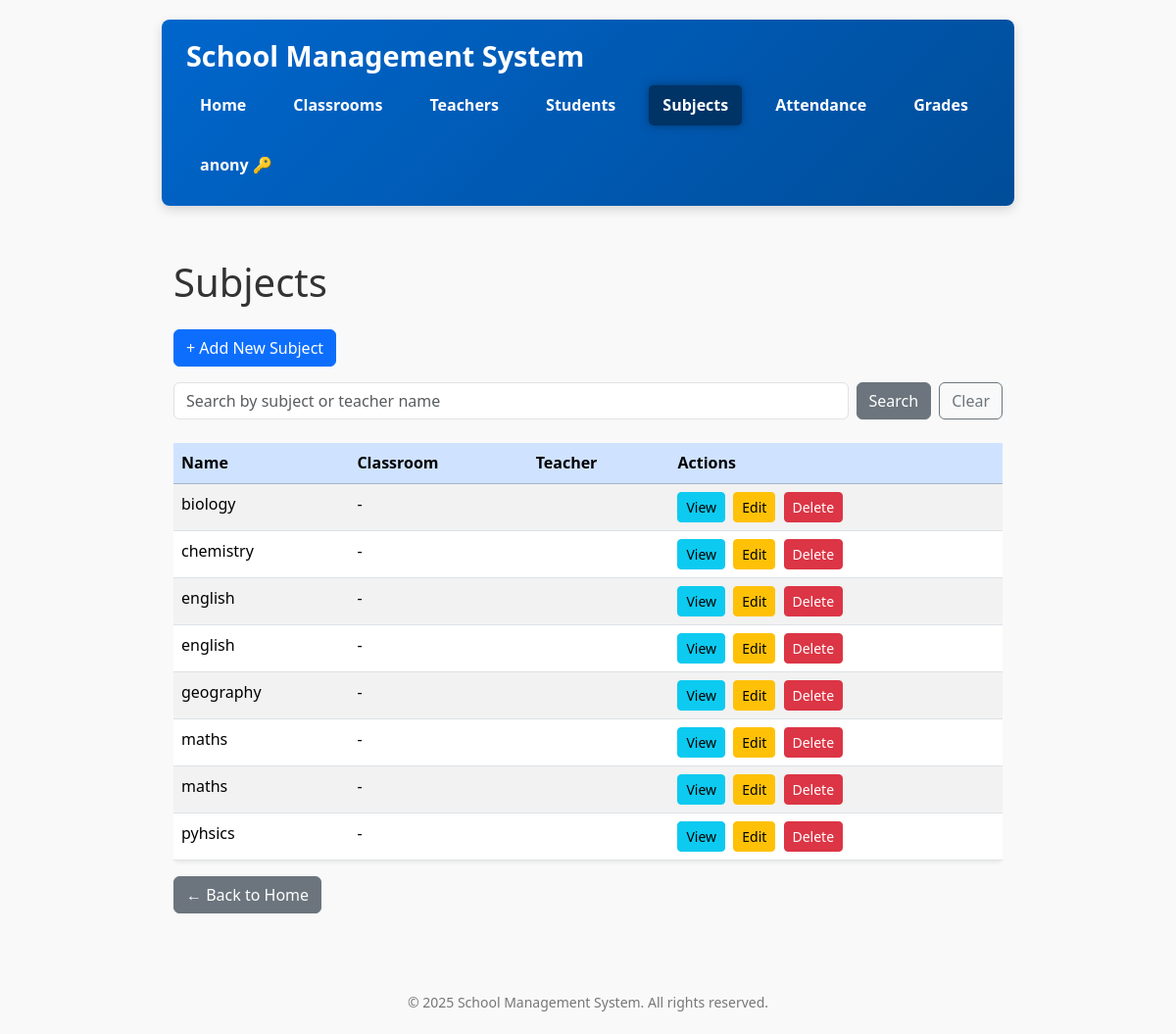
Before: /subjects/ (signed in) with the older database file.
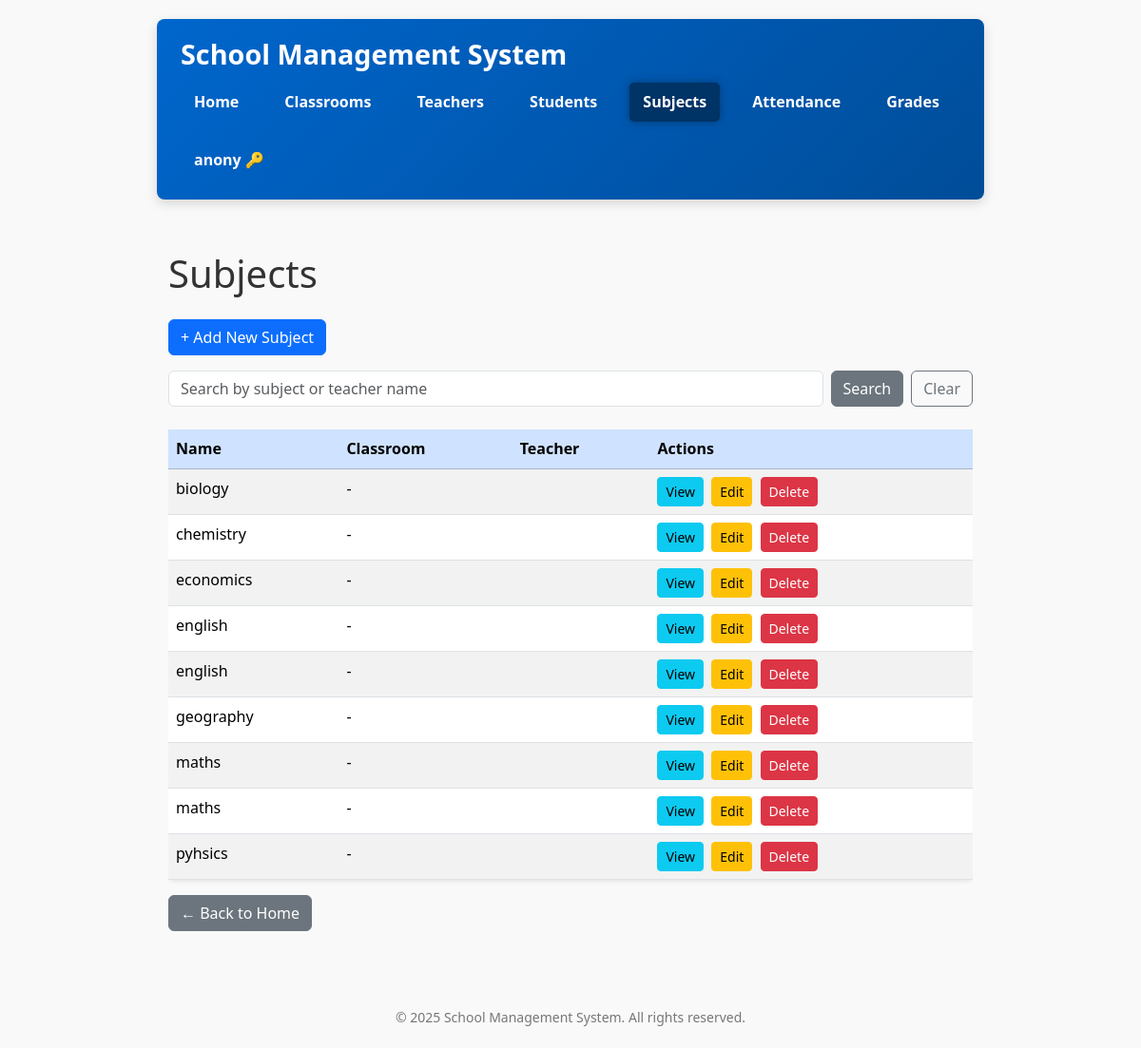
After: the same page with the newer database file.
### school/models.py (models this page shows, shortened)
class Subject(models.Model):
    name = models.CharField(max_length=100)
    code = models.CharField(max_length=10)
    class Meta:
        ordering = ['name']

### school/views.py (the view)
# urls.py: path('subjects/', views.subject_list, name='subject_list'),
@role_required(['ADMIN', 'TEACHER'])
def subject_list(request):
    user = request.user
    subjects = Subject.objects.all()
    if hasattr(user, 'role') and user.role.upper() == 'TEACHER':
        teacher = get_object_or_404(Teacher, user=user)
        subjects = subjects.filter(teachers=teacher)
    query = request.GET.get('q')
    if query:
        subjects = subjects.filter(Q(name__icontains=query) | Q(teachers__name__icontains=query)).distinct()
    return render(request, 'school/subject_list.html', {'subjects': subjects})

### school/views.py (called while the page is built)
def role_required(allowed_roles=None):
    if allowed_roles is None:
        allowed_roles = []
    def decorator(view_func):
        @wraps(view_func)
        def wrapper(request, *args, **kwargs):
            if not request.user.is_authenticated:
                from django.contrib.auth.views import redirect_to_login
                return redirect_to_login(request.get_full_path())
            user = request.user
            if user.is_superuser:
                return view_func(request, *args, **kwargs)
            user_role = getattr(user, 'role', None)
            if user_role and user_role.upper() in [r.upper() for r in allowed_roles]:
                return view_func(request, *args, **kwargs)
            from django.shortcuts import redirect
            return redirect('school:no_permission')
        return wrapper
    return decorator

### school/templates/school/subject_list.html (shortened to what this page needs)
{% extends 'school/base.html' %}
{% block content %}
<h1 class="mb-4">Subjects</h1>
<p>
    <a href="{% url 'school:subject_create' %}" class="btn btn-primary">
        + Add New Subject
    </a>
</p>
<form method="get" class="mb-4 d-flex gap-2">
    <input
        type="text"
        name="q"
        placeholder="Search by subject or teacher name"
        value="{{ request.GET.q }}"
        class="form-control"
    >
    <button type="submit" class="btn btn-secondary">Search</button>
    <a href="{% url 'school:subject_list' %}" class="btn btn-outline-secondary">Clear</a>
</form>
<div class="table-responsive">
    <table class="table table-striped table-hover rounded shadow-sm bg-white">
        <thead class="table-primary">
            <tr>
                <th>Name</th>
                <th>Classroom</th>
                <th>Teacher</th>
                <th>Actions</th>
            </tr>
        </thead>
        <tbody>
            {% for subject in subjects %}
            <tr>
                <td>{{ subject.name }}</td>
                <td>{{ student.classroom.name }} - {{ student.classroom.section }}</td>
                <td>{{ subject.teacher.name }}</td>
                <td>
                    <a href="{% url 'school:subject_detail' subject.pk %}" class="btn btn-sm btn-info me-1">View</a>
                    <a href="{% url 'school:subject_update' subject.pk %}" class="btn btn-sm btn-warning me-1">Edit</a>
                    <a href="{% url 'school:subject_delete' subject.pk %}" class="btn btn-sm btn-danger"
                       onclick="return confirm('Are you sure you want to delete this subject?');">
                        Delete
                    </a>
                </td>
            </tr>
            {% empty %}
            <tr>
                <td colspan="4" class="text-center">No subjects available.</td>
            </tr>
            {% endfor %}
        </tbody>
    </table>
</div>
<p>
    <a href="{% url 'school:home' %}" class="btn btn-secondary">← Back to Home</a>
</p>
{% endblock %}

Changed rows visible on the page:
added Subject: name "economics"
